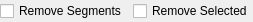
<?xml version="1.0" encoding="UTF-8"?>
<ui version="4.0">
 <class>LC_ModifyBreakDivideOptions</class>
 <widget class="QWidget" name="LC_ModifyBreakDivideOptions">
  <property name="geometry">
   <rect>
    <x>0</x>
    <y>0</y>
    <width>246</width>
    <height>22</height>
   </rect>
  </property>
  <property name="windowTitle">
   <string>Form</string>
  </property>
  <layout class="QGridLayout" name="gridLayout">
   <property name="leftMargin">
    <number>0</number>
   </property>
   <property name="topMargin">
    <number>1</number>
   </property>
   <property name="rightMargin">
    <number>0</number>
   </property>
   <property name="bottomMargin">
    <number>1</number>
   </property>
   <item row="0" column="2">
    <spacer name="horizontalSpacer">
     <property name="orientation">
      <enum>Qt::Horizontal</enum>
     </property>
     <property name="sizeHint" stdset="0">
      <size>
       <width>0</width>
       <height>20</height>
      </size>
     </property>
    </spacer>
   </item>
   <item row="0" column="0">
    <widget class="QCheckBox" name="cbRemoveSegments">
     <property name="toolTip">
      <string>If checked, segements between intersection points will be removed. If unchecked - the entitiy will be divided in intersection points. </string>
     </property>
     <property name="text">
      <string>Remove Segments</string>
     </property>
    </widget>
   </item>
   <item row="0" column="1">
    <widget class="QCheckBox" name="cbRemoveSelected">
     <property name="toolTip">
      <string>If checked, selected segment will be removed. Otherwise, selected segment will survive and remaining segments will be removed. </string>
     </property>
     <property name="text">
      <string>Remove Selected</string>
     </property>
    </widget>
   </item>
  </layout>
 </widget>
 <resources/>
 <connections/>
</ui>
